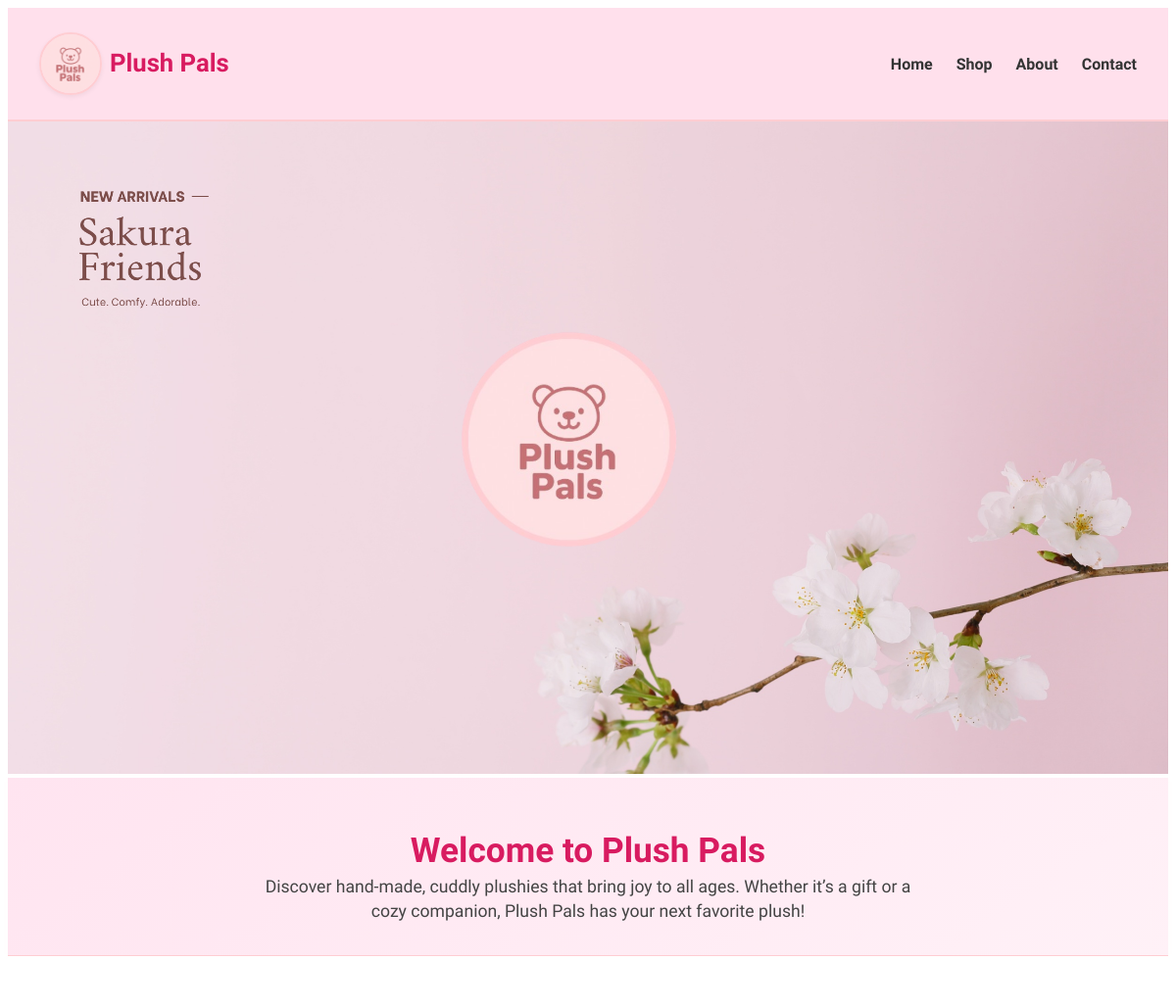
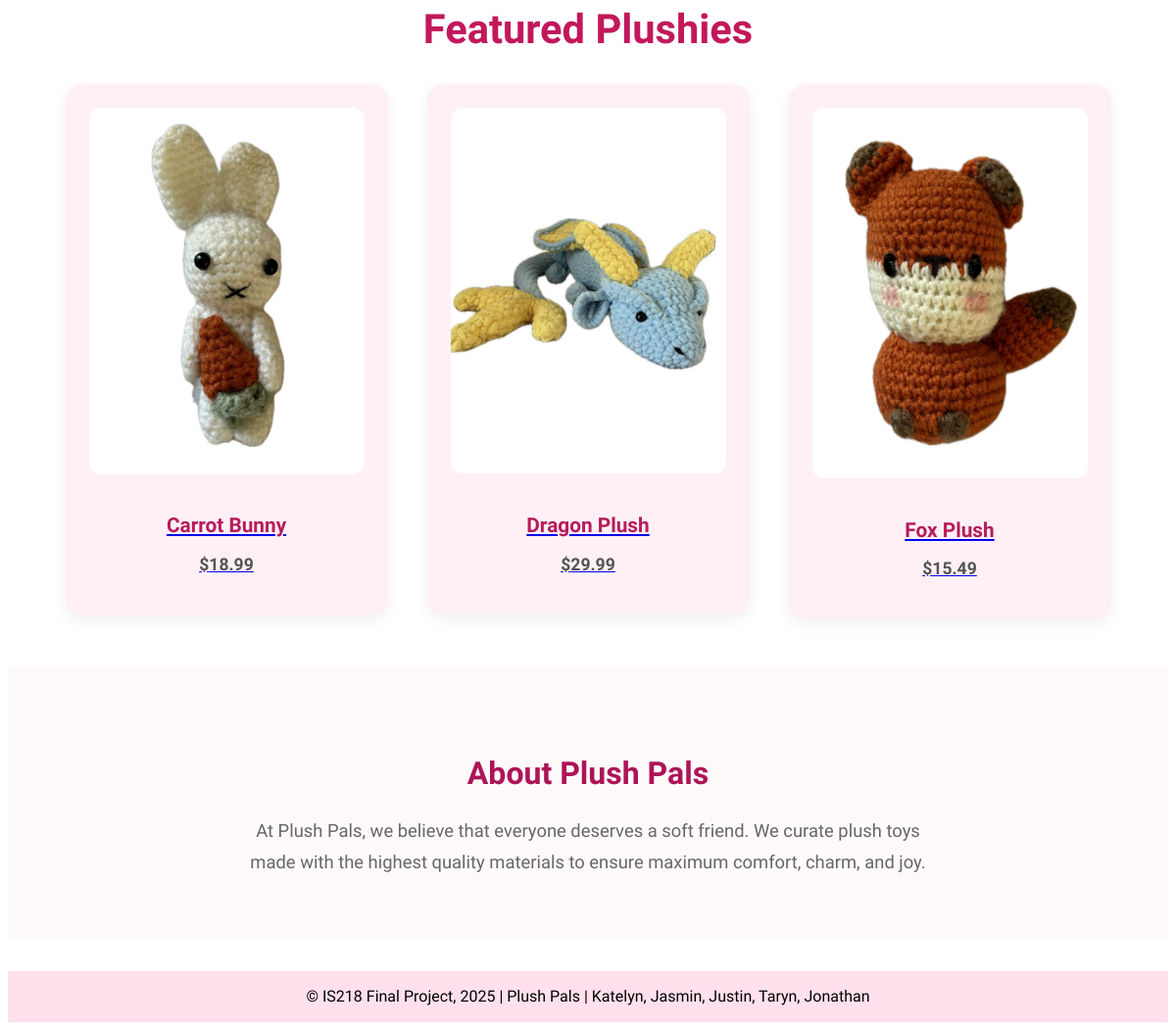
The page / on the database its author committed (2 pictures, top to bottom).
### store/models.py (models this page shows, shortened)
class Product(models.Model):
    name = models.CharField(max_length=100)
    slug = models.SlugField(unique=True, blank=True, db_index=True)  # Slug field
    price = models.DecimalField(max_digits=6, decimal_places=2)
    summary = models.CharField(max_length=255, blank=True, default='')
    description = models.TextField()
    image = models.ImageField(upload_to="product_images/", blank=True)
    is_featured = models.BooleanField(default=False)
    def get_absolute_url(self):
        return reverse('product-detail', args=[self.slug])  # Use slug in URL

### store/views.py (the view)
# urls.py: 2. Add a URL to urlpatterns:  path('', views.home, name='home')
def home(request):
    featured_products = Product.objects.filter(is_featured=True)
    return render(request, 'store/index.html', {'featured_products': featured_products})

### store/templates/store/index.html (shortened to what this page needs)
{% extends "base.html" %} {% load static %}  {% block css_files %}
<link rel="stylesheet" href="{% static 'store/index.css' %}" />
{% endblock %} {% block content %}
<section id="header">
<img src="{% static 'store/images/header.png' %}" alt=""Plush Pals Header" class="shop-header-img"/>
</section>
<section id="welcome">
  <header>
    <h2>Welcome to Plush Pals</h2>
  </header>
  <p>
    Discover hand-made, cuddly plushies that bring joy to all ages. Whether it’s a
    gift or a cozy companion, Plush Pals has your next favorite plush!
  </p>
</section>
<section id="featured-products">
  <h2>Featured Plushies</h2>
  <div class="product-grid">
    {% for product in featured_products %}
    <a href="{{ product.get_absolute_url }}">
    <div class="product-card">
      {% if product.image %}
        <img src="{{ product.image.url }}" alt="{{ product.name }}" />
      {% else %}
      <img
        src="{% static 'store/images/default_plush.png' %}"
        alt="No image available"
      />
      {% endif %}
      <h3>{{ product.name }}</h3>
      <p>${{ product.price }}</p>
    </div>
    </a>
    {% empty %}
    <p>No featured plushies right now!</p>
    {% endfor %}
  </div>
</section>
<section id="about">
  <h2>About Plush Pals</h2>
  <p>
    At Plush Pals, we believe that everyone deserves a soft friend. We curate
    plush toys made with the highest quality materials to ensure maximum
    comfort, charm, and joy.
  </p>
</section>
{% endblock %}

### static/app.css (style rules this page uses)
body { font-family: "Quicksand", sans-serif; }

### store/static/store/index.css (style rules this page uses)
.shop-header-img { width: 100%; height: auto; }
#welcome { text-align: center; background: linear-gradient(145deg, #ffe4f0, #fff1f7); padding: 1.5rem 1rem 2rem; border-bottom: 1px solid #ffcdd2; box-shadow: 0 1px 5px rgba(255, 192, 203, 0.05); }
#welcome h2 { font-size: 2.2rem; color: #d81b60; margin-bottom: 0.25rem; }
#welcome p { font-size: 1.1rem; color: #444; max-width: 680px; margin: 0 auto; line-height: 1.4; }
#featured-products { background-color: #fff; padding: 1.5rem 1.5rem 3rem; text-align: center; }
#featured-products h2 { font-size: 2.6rem; color: #c2185b; margin-bottom: 2rem; }
.product-grid { display: flex; flex-wrap: wrap; justify-content: center; gap: 2.5rem; }
.product-card { background: #fff0f6; padding: 1.5rem; border-radius: 16px; width: 281px; box-shadow: 0 6px 18px rgba(0, 0, 0, 0.06); transition: all 0.3s ease; text-align: center; }
.product-card img { width: 100%; border-radius: 12px; margin-bottom: 1rem; }
.product-card h3 { font-size: 1.3rem; color: #b71c5c; margin-bottom: 0.3rem; }
.product-card p { font-weight: 600; color: #555; font-size: 1.1rem; }
#about { background-color: #fffafa; padding: 4rem 1.5rem; text-align: center; }
#about h2 { font-size: 2rem; color: #ad1457; margin-bottom: 1.5rem; }
#about p { max-width: 720px; margin: 0 auto; font-size: 1.15rem; color: #666; line-height: 1.7; }

### rows shown on the page
Product: image (picture), name "Carrot Bunny", price "18.99"
Product: image (picture), name "Dragon Plush", price "29.99"
Product: image (picture), name "Fox Plush", price "15.49"
